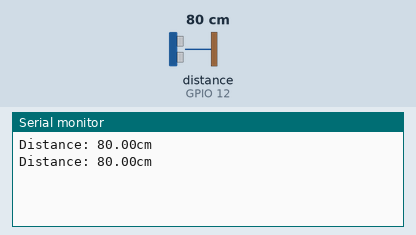
The program below on a simulated ESP32. On the bench: the last lines printed to the serial monitor. Inputs (shaded band) come from the test bench; at power-on: distance to the obstacle (sensor on GPIO 12) 80 cm.

Above: at 1.8 s.
1.9 s: distance to the obstacle (sensor on GPIO 12) set to 2 cm
At 2.8 s:
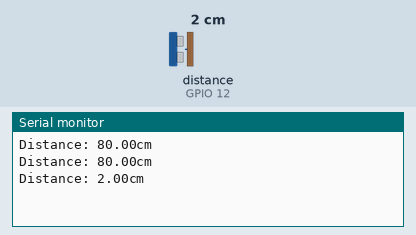
3.4 s: distance to the obstacle (sensor on GPIO 12) set to 4 cm
At 4.5 s:
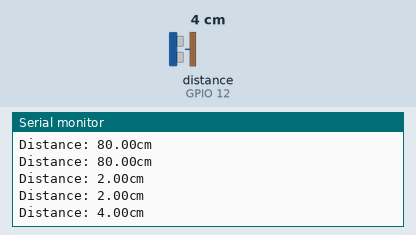
Timing chart, 0 to 6.4 s (numbered marks = the images above; inputs shaded):
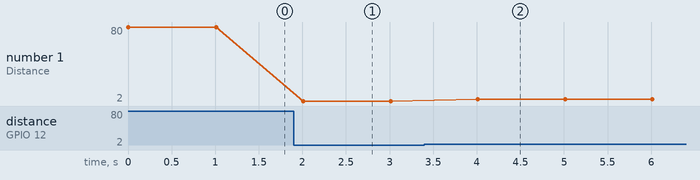

Measured:
- after the input at 1.9 s, the serial monitor: prints a new line after 0.11 s (image 1)
- after the input at 3.4 s, the serial monitor: prints a new line after 0.61 s (image 2)
- plotted number 1: 80 → 2 after the input at 1.9 s, 2 → 4 after the input at 3.4 s

The program:

main.cpp
```cpp
#include <Arduino.h>

#include <HCSR04.h>

UltraSonicDistanceSensor distanceSensor(13, 12);  // Initialize sensor that uses digital pins 13 and 12.

void setup () {
    Serial.begin(9600);  // We initialize serial connection so that we could print values from sensor.
}

void loop () {
    // Every 1 second, do a measurement using the sensor and print the distance in centimeters.
    double distance = distanceSensor.measureDistanceCm();

    Serial.print(F("Distance: "));
    Serial.print(distance);
    Serial.println(F("cm"));
    delay(1000);
}
```
